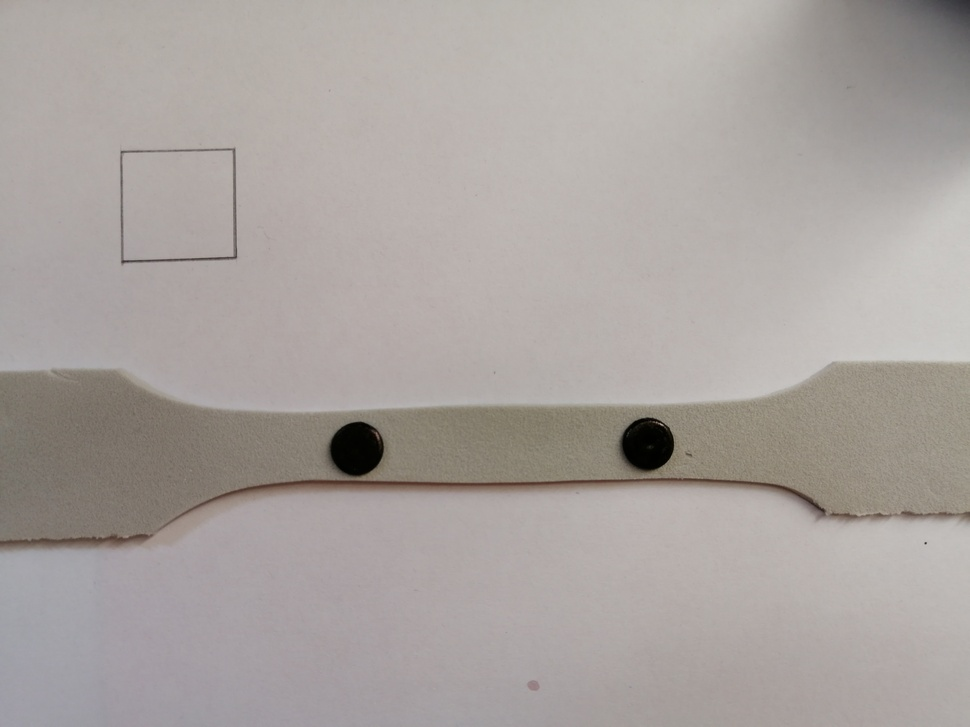
#> input picture test-object-size/botao_colado/1.jpg, 970 x 727 px, shrunk from 5632 x 4224 before the run
$ python test_filters.py
#> lines starting #> are read from the running program, lines starting #| are printed output that depends on the picture; after the words box and inside, x2 and y2 are one past the last pixel; in counts of white or black regions, pixels touching at a corner belong together
# Importa as bibliotecas necessarias
import cv2
import numpy as np


cv2.namedWindow('Image2', cv2.WINDOW_NORMAL)
#cv2.resizeWindow('Image2', 640, 480)
cv2.resizeWindow('Image2', 800, 600)

# Carrega a imagem original
#image = cv2.imread('botao_colado/chanel_l.jpg')
image = cv2.imread('botao_colado/1.jpg')
#> image is the input picture: shape (727, 970, 3); mean B, G, R 159.3, 162.8, 169.3

# Aplica os respectivos filtros
kernel = np.ones((6,6),np.float32)/25
filter2D = cv2.filter2D(image,-1,kernel)
blur = cv2.blur(image,(5,5))
gaussianBlur = cv2.GaussianBlur(image,(5,5),0)
median = cv2.medianBlur(image,5)
bilateralFilter = cv2.bilateralFilter(image,9,75,75)

# Escreve o nome de cada filtro na imagem correspondente
font = cv2.FONT_HERSHEY_SIMPLEX
cv2.putText(image,'Original Image',(5,320), font, 1, (0,0,255), 2, cv2.LINE_AA)
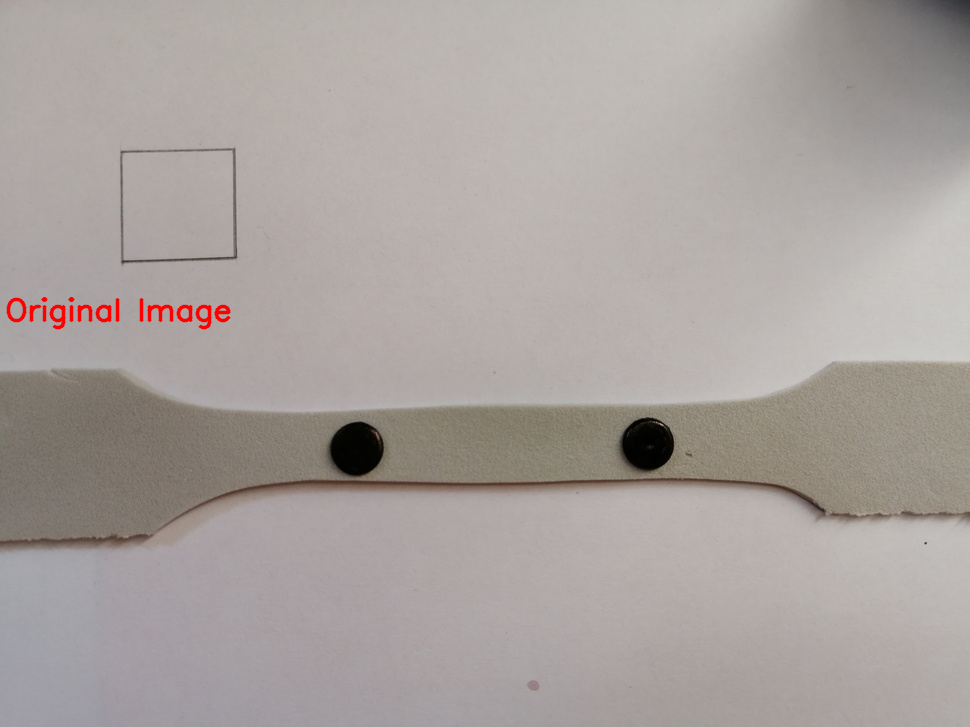
#> image: shape (727, 970, 3); 0.38% of pixels changed, all inside (x1, y1, x2, y2) = (6, 297, 231, 330)
cv2.putText(filter2D,'Filter 2D',(45,320), font, 1, (0,0,255), 2, cv2.LINE_AA)
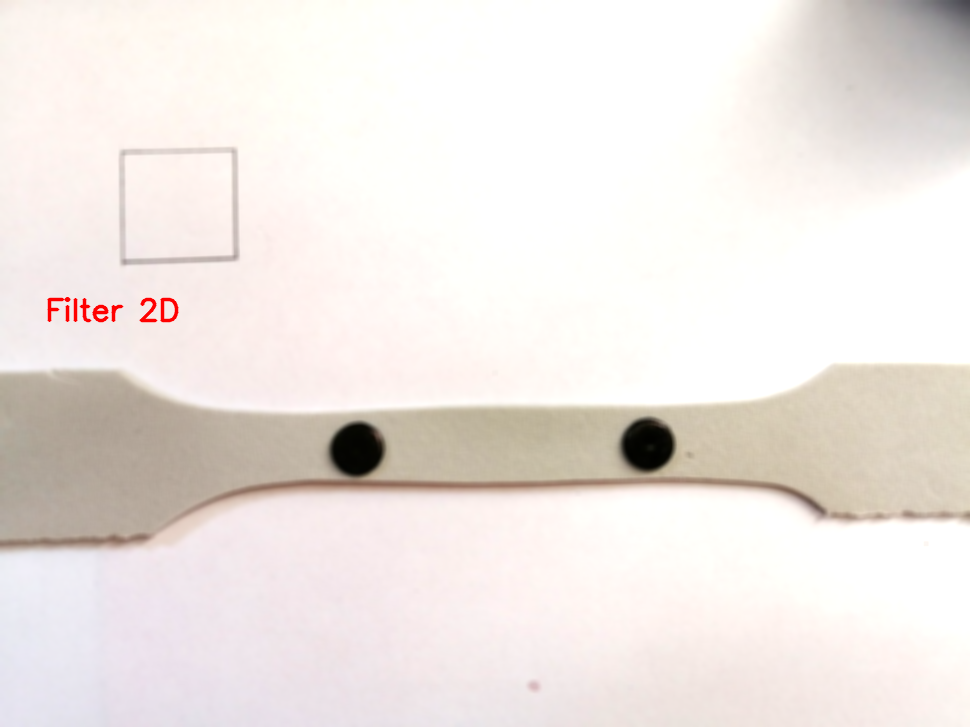
#> filter2D: shape (727, 970, 3); mean B, G, R 227.9, 231.9, 238.8
cv2.putText(blur,'Blur',(80,320), font, 1, (0,0,255), 2, cv2.LINE_AA)
#> blur: shape (727, 970, 3); mean B, G, R 159.2, 162.7, 169.4
cv2.putText(gaussianBlur,'Gaussian Blur',(10,320), font, 1, (0,0,255), 2, cv2.LINE_AA)
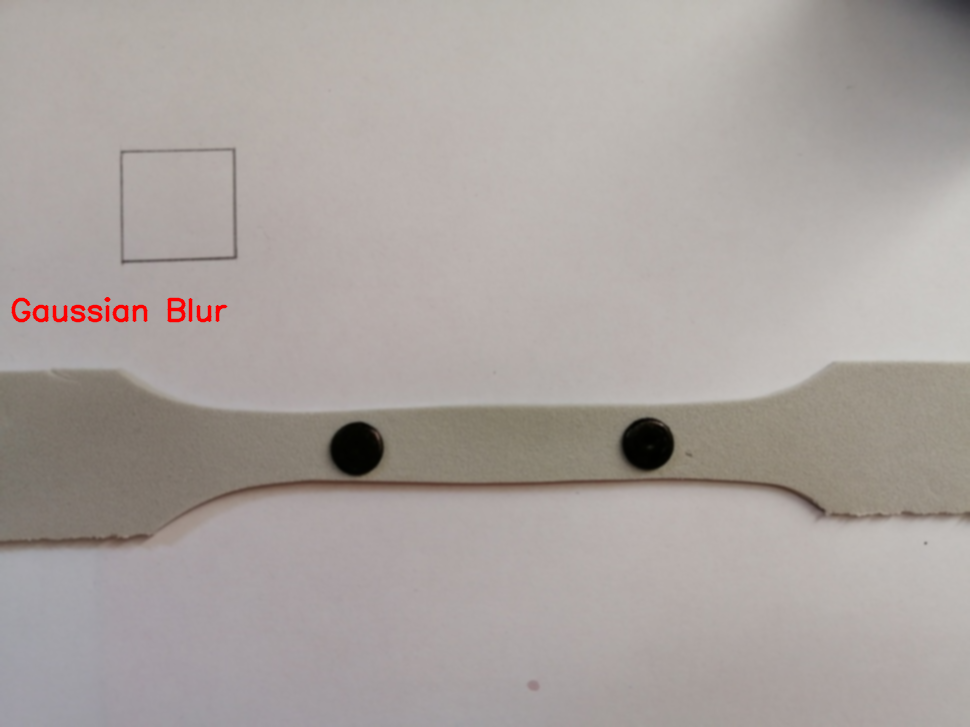
#> gaussianBlur: shape (727, 970, 3); mean B, G, R 158.9, 162.4, 169.5
cv2.putText(median,'Median',(60,320), font, 1, (0,0,255), 2, cv2.LINE_AA)
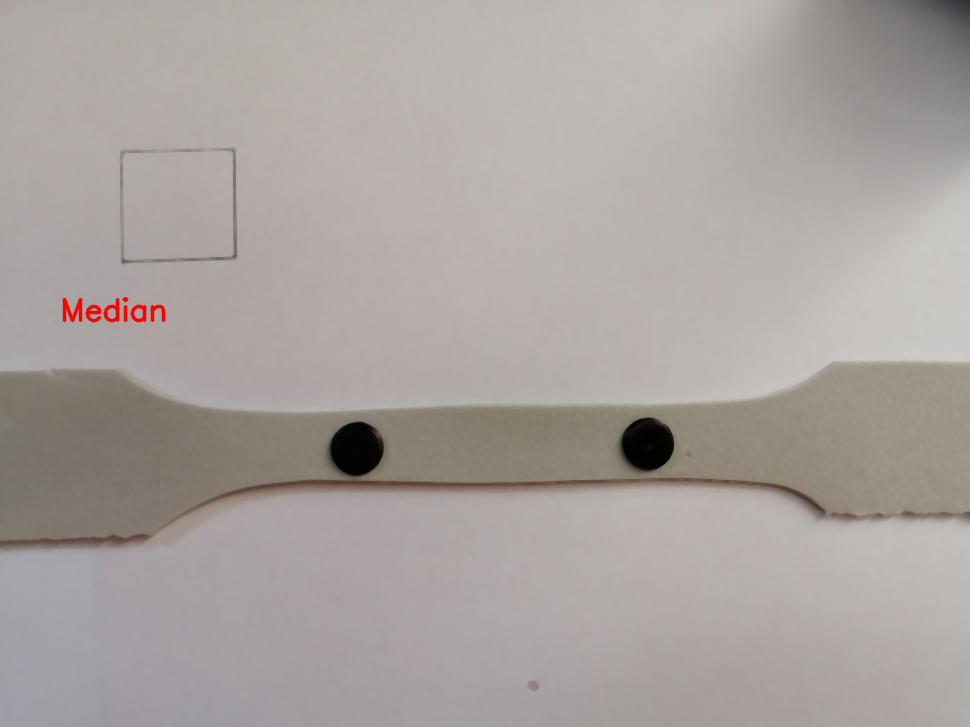
#> median: shape (727, 970, 3); mean B, G, R 159.2, 162.6, 169.5
cv2.putText(bilateralFilter,'Bilateral Filter',(10,320), font, 1, (0,0,255), 2, cv2.LINE_AA)
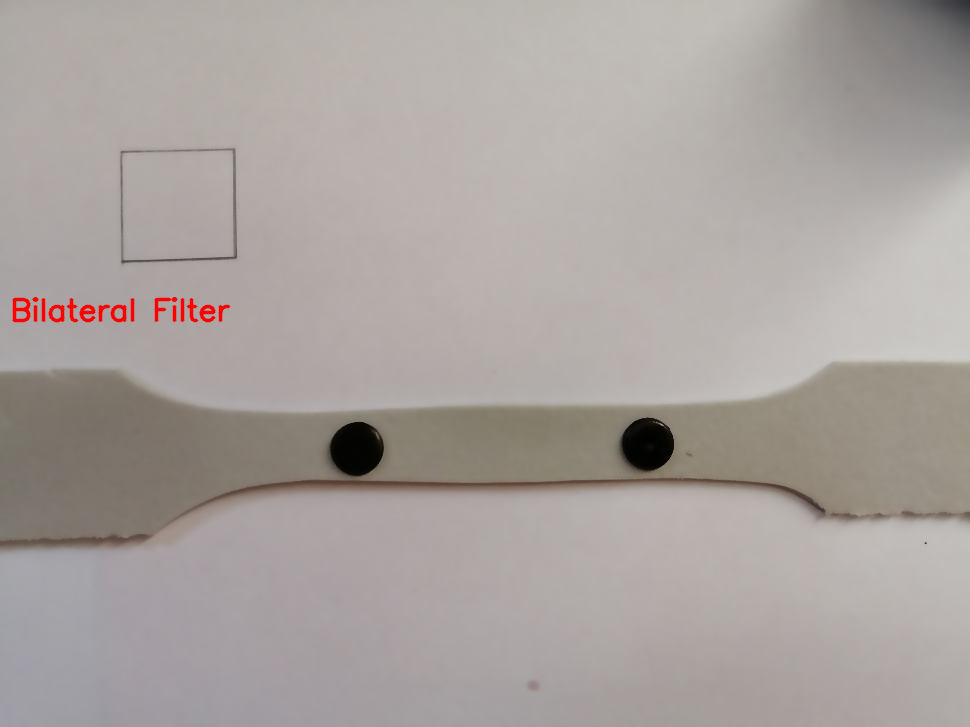
#> bilateralFilter: shape (727, 970, 3); mean B, G, R 158.9, 162.4, 169.6

# Concatena as imagens para gerar a imagem de saida
tempImage1 = np.concatenate((image, median, gaussianBlur), axis=1)
tempImage2 = np.concatenate((bilateralFilter, blur, filter2D), axis=1)
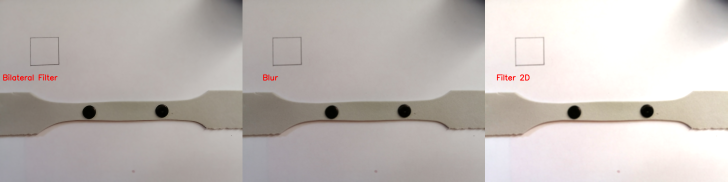
#> tempImage2: shape (727, 2910, 3) (shown at 1/4 size); mean B, G, R 182, 185.6, 192.6
finalImage = np.concatenate((tempImage1, tempImage2), axis=0)
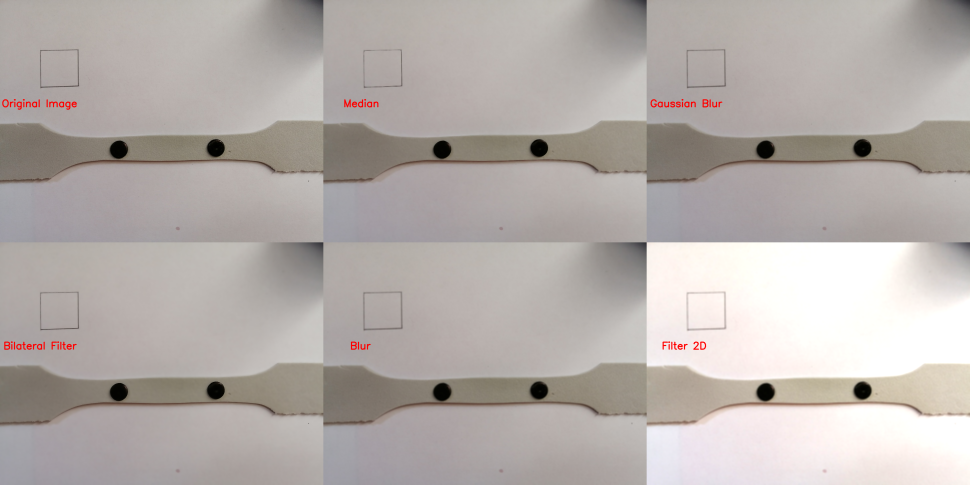
#> finalImage: shape (1454, 2910, 3) (shown at 1/3 size); mean B, G, R 170.5, 174, 181.1

# Salva a imagem
cv2.imwrite("image.png", finalImage)
# Mostra a imagem final concatenada
cv2.imshow("tempImage2", finalImage)
# Aguarda tecla para finalizar
cv2.waitKey(0)

$ run again, with test-object-size/botao_colado/2.jpg copied over test-object-size/botao_colado/1.jpg
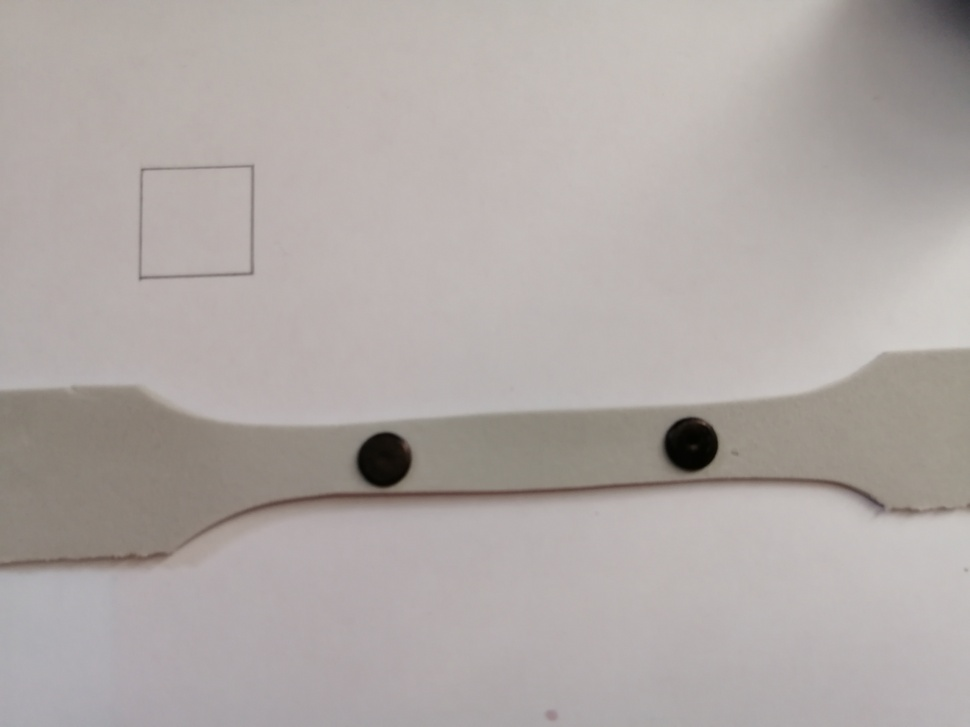
#> input picture test-object-size/botao_colado/2.jpg, 970 x 727 px, shrunk from 5632 x 4224 before the run
#> image is the input picture: shape (727, 970, 3); mean B, G, R 165.8, 168.6, 175.5
#> image: shape (727, 970, 3); 0.38% of pixels changed, all inside (x1, y1, x2, y2) = (6, 297, 231, 330)
#> `cv2.putText(filter2D,'Filter 2D',(45,320), font, 1, (0,0,255), 2, cv2...`:
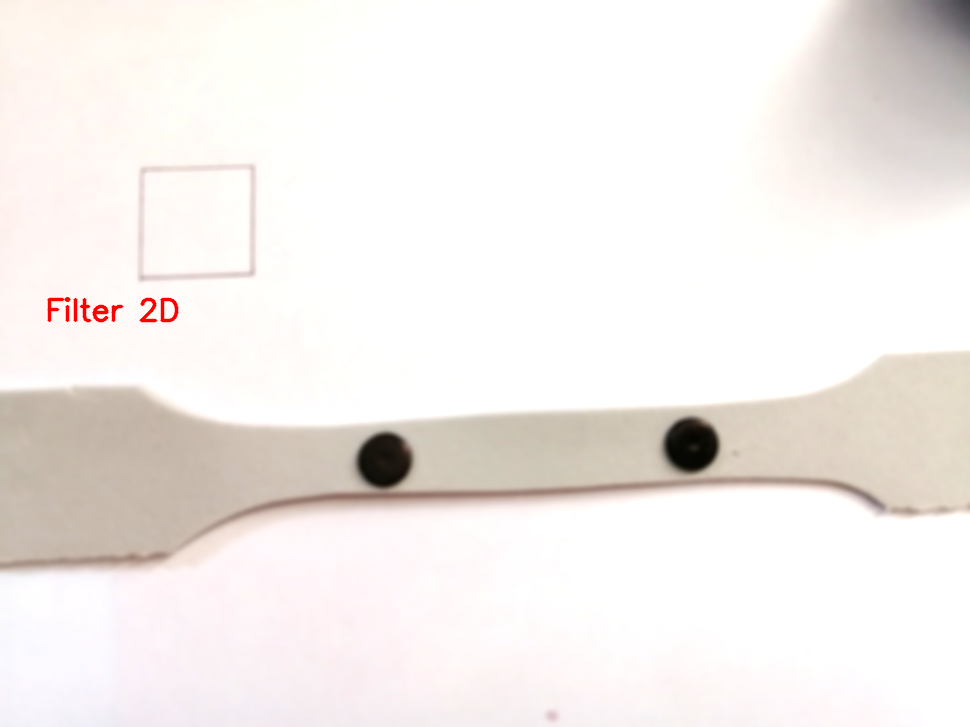
#> filter2D: shape (727, 970, 3); mean B, G, R 235.7, 238.4, 243.4
#> `finalImage = np.concatenate((tempImage1, tempImage2), axis=0)`:
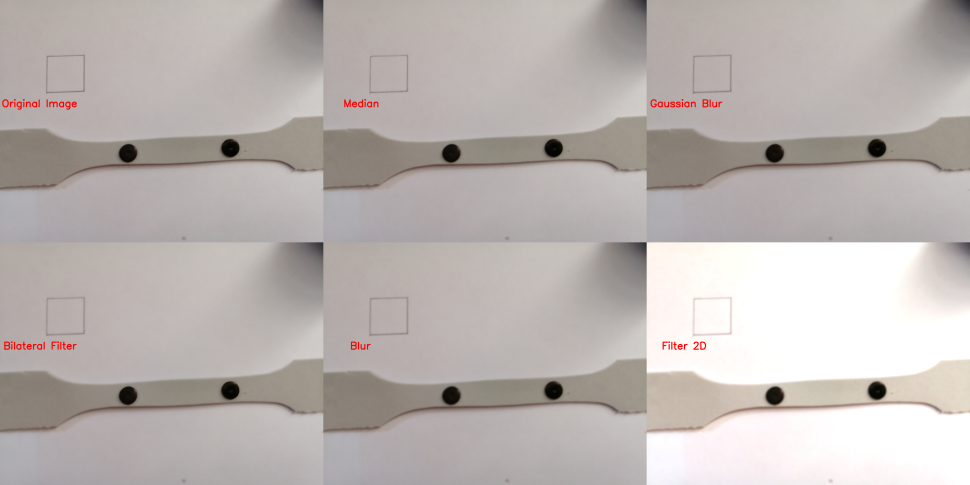
#> finalImage: shape (1454, 2910, 3) (shown at 1/3 size); mean B, G, R 177.2, 180, 187

$ run again, with test-object-size/botao_colado/3.jpg copied over test-object-size/botao_colado/1.jpg
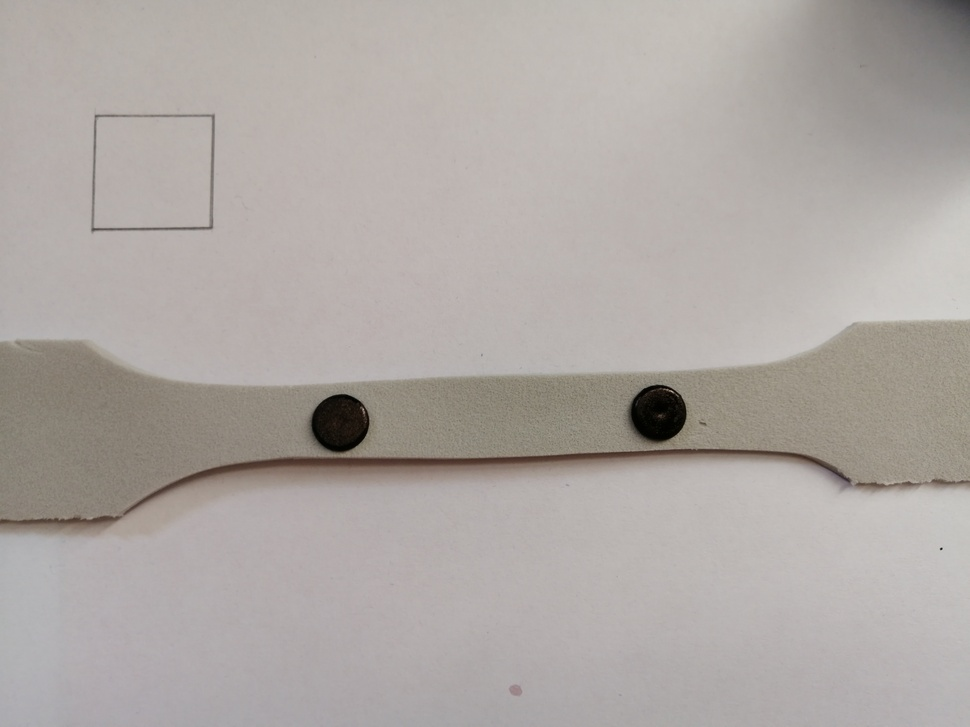
#> input picture test-object-size/botao_colado/3.jpg, 970 x 727 px, shrunk from 5632 x 4224 before the run
#> image is the input picture: shape (727, 970, 3); mean B, G, R 164, 167.9, 174.1
#> image: shape (727, 970, 3); 0.38% of pixels changed, all inside (x1, y1, x2, y2) = (6, 297, 231, 330)
#> `cv2.putText(filter2D,'Filter 2D',(45,320), font, 1, (0,0,255), 2, cv2...`:
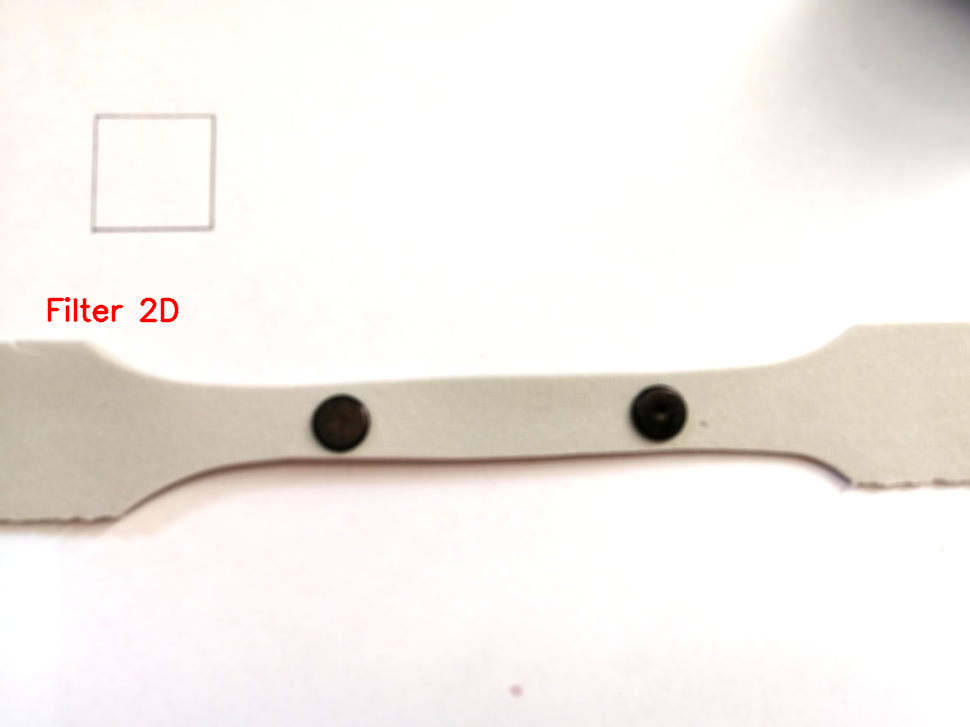
#> filter2D: shape (727, 970, 3); mean B, G, R 233.9, 238, 242.7
#> `finalImage = np.concatenate((tempImage1, tempImage2), axis=0)`:
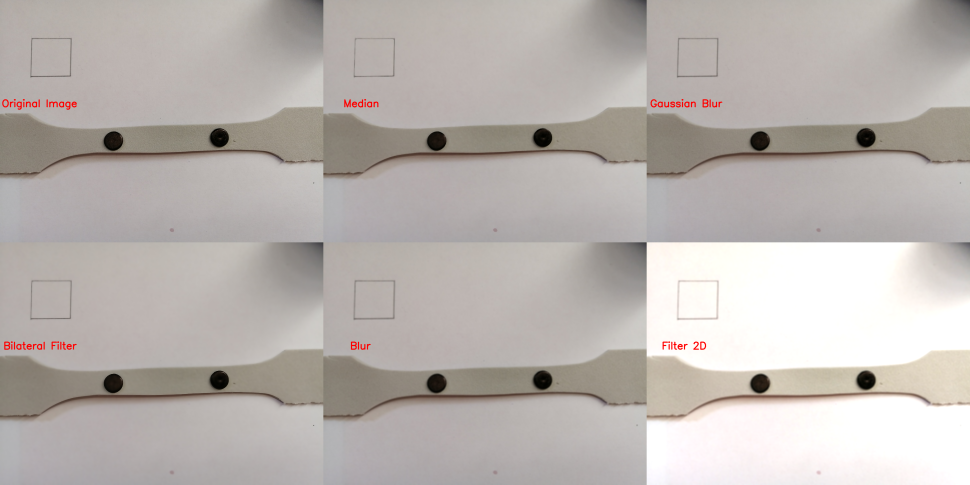
#> finalImage: shape (1454, 2910, 3) (shown at 1/3 size); mean B, G, R 175.4, 179.3, 185.6
